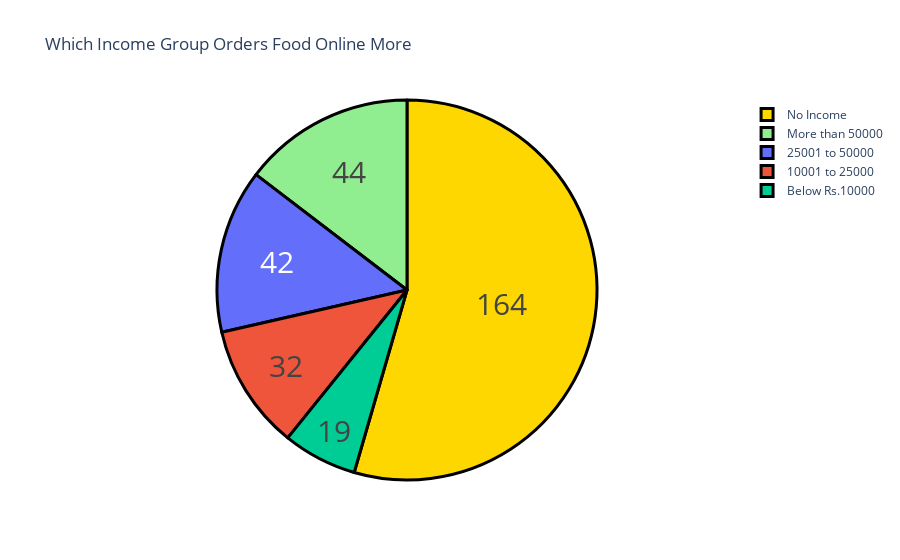

Notebook cell for this chart:
### Markdown cell above
According to the above figure, 76.1% of the frequent customers are
singles. Now let's have a look at what's the income group of the
customers who ordered the food again:

### Code cell
buying_again_data = data.query("Output == 'Yes'")
income = buying_again_data["Monthly Income"].value_counts()
label = income.index
counts = income.values
colors = ['gold','lightgreen']

fig = go.Figure(data=[go.Pie(labels=label, values=counts)])
fig.update_layout(title_text='Which Income Group Orders Food Online More')
fig.update_traces(hoverinfo='label+percent', textinfo='value', textfont_size=30,
                  marker=dict(colors=colors, line=dict(color='black', width=3)))
fig.show()

### Figure 1 — Plotly figure (JSON) as saved in the notebook; plotly's stock layout.template omitted (floating-point values rounded to 4 significant figures)
{"data": [{"hoverinfo": "label+percent", "labels": ["No Income", "More than 50000", "25001 to 50000", "10001 to 25000", "Below Rs.10000"], "marker": {"colors": ["gold", "lightgreen"], "line": {"color": "black", "width": 3}}, "textfont": {"size": 30}, "textinfo": "value", "type": "pie", "values": [164, 44, 42, 32, 19]}], "layout": {"autosize": true, "title": {"text": "Which Income Group Orders Food Online More"}}}
